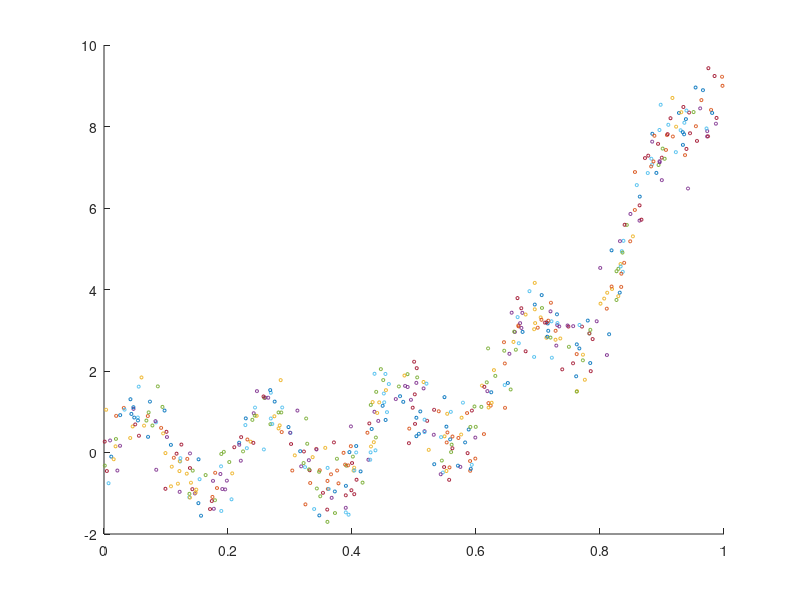
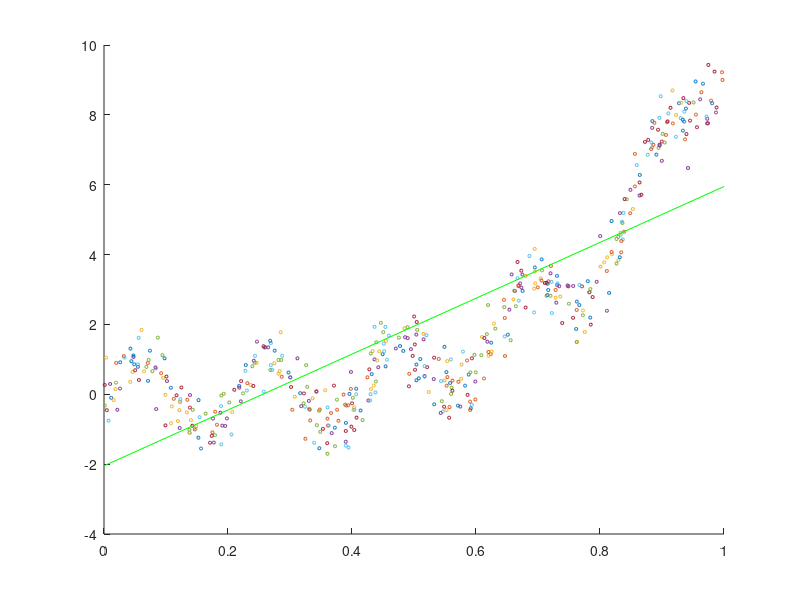

The MATLAB source for these figures, in order: (Note: this script raises an error after producing the figures.)
%PLOT DATA

load('reg_data_set_1.mat');
figure(1);
scatter(x(1),y(1),5,'blue');
hold on;
for i=1:length(x)
    scatter(x(i),y(i),5,'blue');
end
hold off;

%ANALITICAL

x2 = [ones(length(x),1) x];
wanalitical = (x2'*x2)\(x2'*y);
%show values analitical
disp(['w0: ',num2str(wanalitical(1))]);
disp(['w1: ',num2str(wanalitical(2))]);
%plot analitical
p1 = 0:0.1:1;
p2 = wanalitical(2)*p1+wanalitical(1);
figure(2);
scatter(x(1),y(1),5,'blue');
hold on;
for i=1:length(x)
    scatter(x(i),y(i),5,'blue');
end
plot( p1, p2, 'g' );
hold off;



%ITERATING
%Question 3
t = 0.8; num_iter = 500;
descentMethod(t, num_iter, x, y, 'usual');

t = 0.1; num_iter = 2000;
descentMethod(t, num_iter, x, y, 'usual');

%Question 4
t = 0.5; num_iter = 500;
descentMethod(t, num_iter, x, y, 'normalized');

